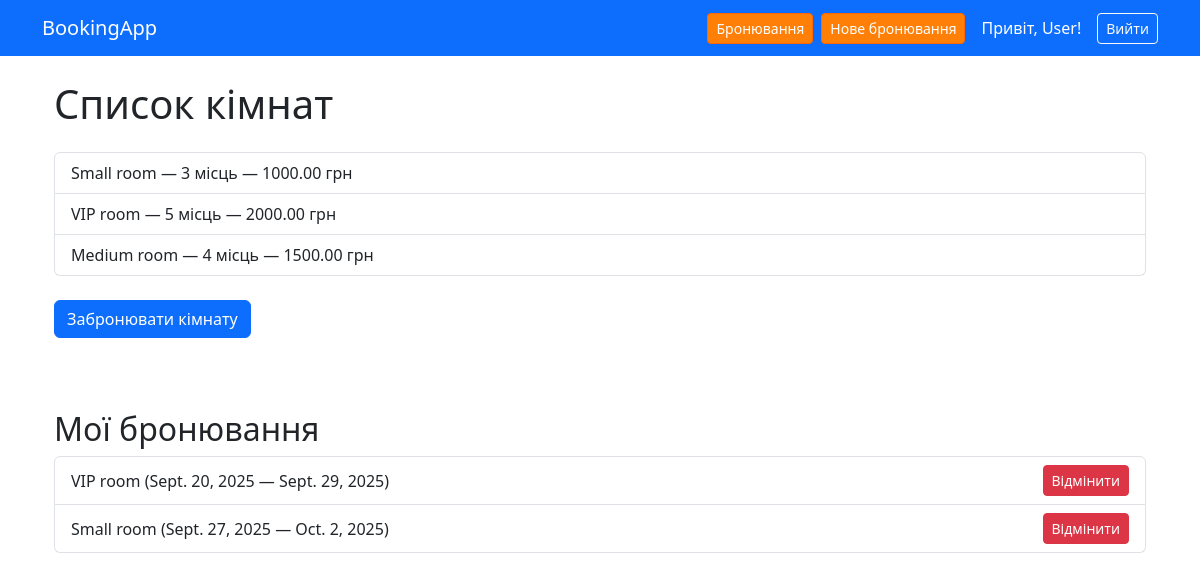
Before: /rooms/ (signed in) with the older database file.
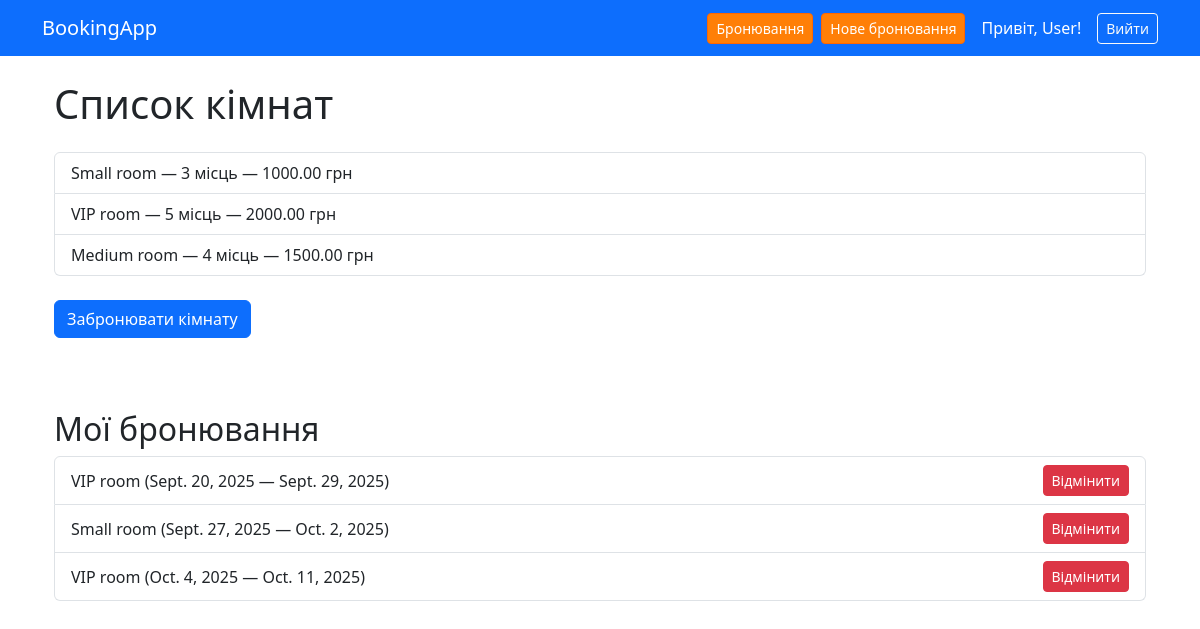
After: the same page with the newer database file.
### booking_app/models.py (models this page shows, shortened)
class Room(models.Model):
    name = models.CharField(max_length=200)
    capacity = models.IntegerField()
    price_per_night = models.DecimalField(max_digits=8, decimal_places=2)

class Booking(models.Model):
    customer = models.ForeignKey(Customer, on_delete=models.CASCADE)
    room = models.ForeignKey(Room, on_delete=models.CASCADE)
    check_in = models.DateField()
    check_out = models.DateField()

### booking_app/views.py (the view)
# urls.py: path("rooms/", views.room_list, name="room_list"),
@login_required
def room_list(request):
    rooms = Room.objects.all()
    user_bookings = Booking.objects.filter(customer__user=request.user)
    return render(request, "room_list.html", {
        "rooms": rooms,
        "user_bookings": user_bookings
    })

### booking_app/templates/room_list.html (shortened to what this page needs)
{% extends "base.html" %}
{% block content %}
<div class="container mt-4">
    <h1 class="mb-4">Список кімнат</h1>
    <ul class="list-group mb-4">
      {% for room in rooms %}
        <li class="list-group-item">
          {{ room.name }} — {{ room.capacity }} місць — {{ room.price_per_night }} грн
        </li>
      {% endfor %}
    </ul>
    <a class="btn btn-primary mb-5" href="{% url 'create_booking' %}">Забронювати кімнату</a>
    <h2 class="mt-4">Мої бронювання</h2>
    <ul class="list-group">
      {% for booking in user_bookings %}
        <li class="list-group-item d-flex justify-content-between align-items-center">
          {{ booking.room.name }} ({{ booking.check_in }} — {{ booking.check_out }})
          <a href="{% url 'cancel_booking' booking.id %}" class="btn btn-danger btn-sm">Відмінити</a>
        </li>
      {% empty %}
        <li class="list-group-item text-muted">У вас немає активних бронювань</li>
      {% endfor %}
    </ul>
</div>
{% endblock %}

Changed rows visible on the page:
added Booking: room.name "VIP room", check_in "Oct. 4, 2025", check_out "Oct. 11, 2025"
